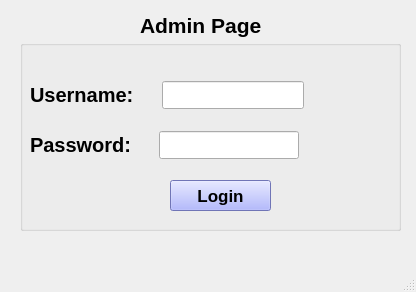
<?xml version="1.0" encoding="UTF-8"?>
<ui version="4.0">
 <class>adminloginpage</class>
 <widget class="QMainWindow" name="adminloginpage">
  <property name="geometry">
   <rect>
    <x>0</x>
    <y>0</y>
    <width>416</width>
    <height>292</height>
   </rect>
  </property>
  <property name="sizePolicy">
   <sizepolicy hsizetype="Fixed" vsizetype="Fixed">
    <horstretch>0</horstretch>
    <verstretch>0</verstretch>
   </sizepolicy>
  </property>
  <property name="minimumSize">
   <size>
    <width>416</width>
    <height>292</height>
   </size>
  </property>
  <property name="maximumSize">
   <size>
    <width>416</width>
    <height>292</height>
   </size>
  </property>
  <property name="windowTitle">
   <string>adminloginpage</string>
  </property>
  <property name="styleSheet">
   <string notr="true"/>
  </property>
  <widget class="QWidget" name="centralwidget">
   <widget class="QGroupBox" name="groupBox">
    <property name="geometry">
     <rect>
      <x>20</x>
      <y>40</y>
      <width>381</width>
      <height>191</height>
     </rect>
    </property>
    <property name="font">
     <font>
      <pointsize>13</pointsize>
      <bold>true</bold>
     </font>
    </property>
    <property name="title">
     <string/>
    </property>
    <widget class="QPushButton" name="pushButtonLogin">
     <property name="geometry">
      <rect>
       <x>150</x>
       <y>140</y>
       <width>101</width>
       <height>31</height>
      </rect>
     </property>
     <property name="styleSheet">
      <string notr="true">background-color: rgb(157, 164, 255);</string>
     </property>
     <property name="text">
      <string>Login</string>
     </property>
    </widget>
    <widget class="QWidget" name="layoutWidget">
     <property name="geometry">
      <rect>
       <x>10</x>
       <y>40</y>
       <width>274</width>
       <height>30</height>
      </rect>
     </property>
     <layout class="QHBoxLayout" name="horizontalLayout">
      <item>
       <widget class="QLabel" name="label">
        <property name="font">
         <font>
          <pointsize>15</pointsize>
          <bold>true</bold>
         </font>
        </property>
        <property name="text">
         <string>Username:</string>
        </property>
       </widget>
      </item>
      <item>
       <spacer name="horizontalSpacer">
        <property name="orientation">
         <enum>Qt::Horizontal</enum>
        </property>
        <property name="sizeHint" stdset="0">
         <size>
          <width>40</width>
          <height>20</height>
         </size>
        </property>
       </spacer>
      </item>
      <item>
       <widget class="QLineEdit" name="lineEdit_username">
        <property name="font">
         <font>
          <pointsize>13</pointsize>
          <bold>false</bold>
         </font>
        </property>
        <property name="styleSheet">
         <string notr="true">border-color: rgb(56, 69, 255);</string>
        </property>
       </widget>
      </item>
     </layout>
    </widget>
    <widget class="QWidget" name="layoutWidget">
     <property name="geometry">
      <rect>
       <x>10</x>
       <y>90</y>
       <width>269</width>
       <height>30</height>
      </rect>
     </property>
     <layout class="QHBoxLayout" name="horizontalLayout_2">
      <item>
       <widget class="QLabel" name="label_2">
        <property name="font">
         <font>
          <pointsize>15</pointsize>
          <bold>true</bold>
         </font>
        </property>
        <property name="text">
         <string>Password:</string>
        </property>
       </widget>
      </item>
      <item>
       <spacer name="horizontalSpacer_2">
        <property name="orientation">
         <enum>Qt::Horizontal</enum>
        </property>
        <property name="sizeHint" stdset="0">
         <size>
          <width>40</width>
          <height>20</height>
         </size>
        </property>
       </spacer>
      </item>
      <item>
       <widget class="QLineEdit" name="lineEdit_password">
        <property name="font">
         <font>
          <pointsize>13</pointsize>
          <bold>false</bold>
         </font>
        </property>
        <property name="text">
         <string/>
        </property>
        <property name="echoMode">
         <enum>QLineEdit::Password</enum>
        </property>
       </widget>
      </item>
     </layout>
    </widget>
   </widget>
   <widget class="QLabel" name="label_3">
    <property name="geometry">
     <rect>
      <x>140</x>
      <y>10</y>
      <width>161</width>
      <height>31</height>
     </rect>
    </property>
    <property name="font">
     <font>
      <pointsize>16</pointsize>
      <bold>true</bold>
     </font>
    </property>
    <property name="text">
     <string>Admin Page</string>
    </property>
   </widget>
  </widget>
  <widget class="QMenuBar" name="menubar">
   <property name="geometry">
    <rect>
     <x>0</x>
     <y>0</y>
     <width>416</width>
     <height>22</height>
    </rect>
   </property>
  </widget>
  <widget class="QStatusBar" name="statusbar"/>
 </widget>
 <resources/>
 <connections/>
</ui>
